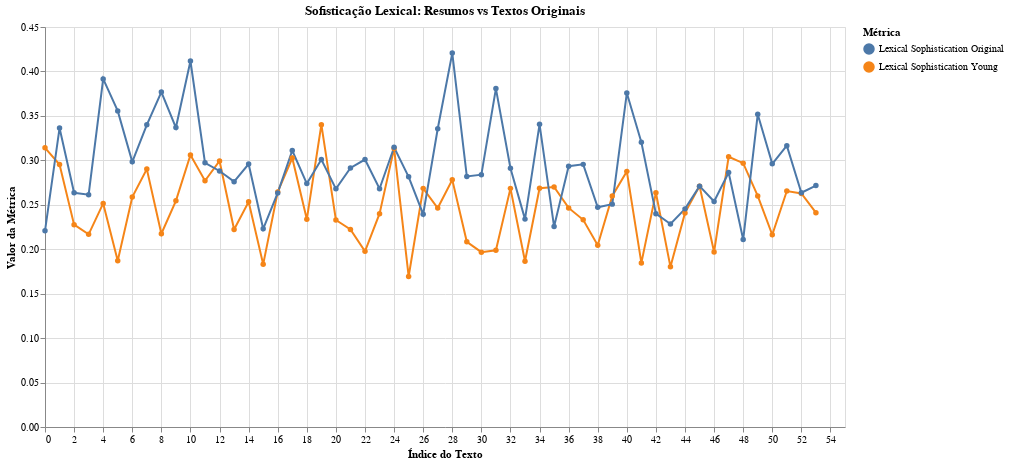
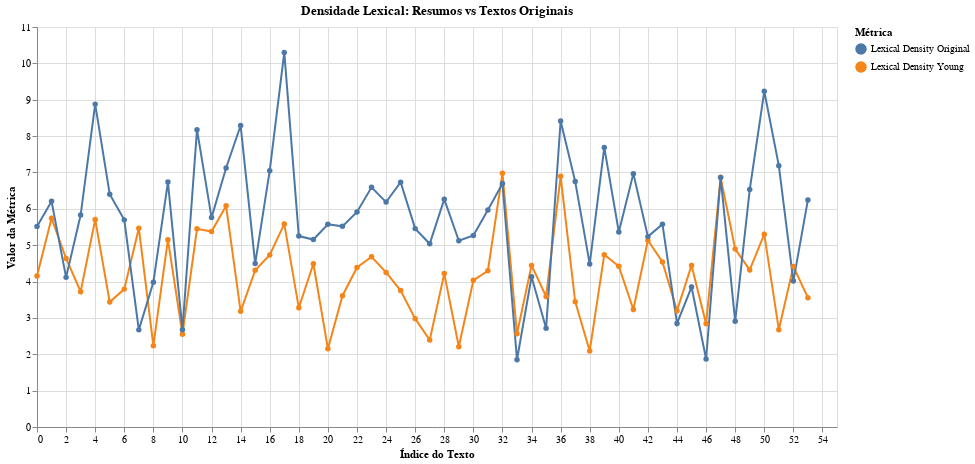

Write notebook code for charts like these, in order.
### Markdown cell above
## **Gráfico de comparação das métricas**

### Code cell
import pandas as pd
import altair as alt

# Lista de métricas a serem analisadas
metrics_sophistication = [
    'lexical_sophistication_young', 'lexical_sophistication_original'
]

metrics_density = [
    'lexical_density_young', 'lexical_density_original'
]

# Verificar se todas as métricas estão presentes no DataFrame
missing_metrics_sophistication = [metric for metric in metrics_sophistication if metric not in df.columns]
missing_metrics_density = [metric for metric in metrics_density if metric not in df.columns]

if missing_metrics_sophistication:
    print(f"Atenção: As seguintes métricas de sofisticação estão ausentes no DataFrame e não serão incluídas nos gráficos: {missing_metrics_sophistication}")
if missing_metrics_density:
    print(f"Atenção: As seguintes métricas de densidade estão ausentes no DataFrame e não serão incluídas nos gráficos: {missing_metrics_density}")

# Filtrar apenas as métricas disponíveis no DataFrame
available_metrics_sophistication = [metric for metric in metrics_sophistication if metric in df.columns]
available_metrics_density = [metric for metric in metrics_density if metric in df.columns]

# Verificar se há métricas disponíveis para plotar
if not available_metrics_sophistication and not available_metrics_density:
    raise ValueError("Nenhuma métrica disponível para gerar gráficos.")

# Reorganizando o DataFrame para formato "long" para sofisticação
df_long_sophistication = pd.melt(
    df.reset_index(),
    id_vars=['index', 'abstract_young_minds', 'abstract_original_source'],
    value_vars=available_metrics_sophistication,
    var_name='Métrica',
    value_name='Valor'
)

# Reorganizando o DataFrame para formato "long" para densidade
df_long_density = pd.melt(
    df.reset_index(),
    id_vars=['index', 'abstract_young_minds', 'abstract_original_source'],
    value_vars=available_metrics_density,
    var_name='Métrica',
    value_name='Valor'
)

# Ajustando os rótulos para melhor visualização
df_long_sophistication['Métrica'] = df_long_sophistication['Métrica'].replace({
    'lexical_sophistication_young': 'Lexical Sophistication Young',
    'lexical_sophistication_original': 'Lexical Sophistication Original'
})

df_long_density['Métrica'] = df_long_density['Métrica'].replace({
    'lexical_density_young': 'Lexical Density Young',
    'lexical_density_original': 'Lexical Density Original'
})

# Adicionando uma coluna com o texto condicional para o tooltip
df_long_sophistication['Resumo'] = df_long_sophistication.apply(
    lambda row: row['abstract_young_minds'] if 'Young' in row['Métrica'] else row['abstract_original_source'], axis=1
)

df_long_density['Resumo'] = df_long_density.apply(
    lambda row: row['abstract_young_minds'] if 'Young' in row['Métrica'] else row['abstract_original_source'], axis=1
)

# Criando um seletor de filtros interativos
selector = alt.selection_multi(fields=['Métrica'], bind='legend')

# Gráfico para Sofisticação Lexical
chart_sophistication = alt.Chart(df_long_sophistication).mark_line(point=True).encode(
    x=alt.X('index:Q', title='Índice do Texto'),
    y=alt.Y('Valor:Q', title='Valor da Métrica'),
    color=alt.Color('Métrica:N', title='Métrica'),
    tooltip=[
        alt.Tooltip('Métrica:N', title='Métrica'),
        alt.Tooltip('Valor:Q', title='Valor', format=".2f"),
        alt.Tooltip('Resumo:N', title='Texto Correspondente')
    ],
    opacity=alt.condition(selector, alt.value(1), alt.value(0.2))
).properties(
    title="Sofisticação Lexical: Resumos vs Textos Originais",
    width=800,
    height=400
).add_selection(selector)

# Gráfico para Densidade Lexical
chart_density = alt.Chart(df_long_density).mark_line(point=True).encode(
    x=alt.X('index:Q', title='Índice do Texto'),
    y=alt.Y('Valor:Q', title='Valor da Métrica'),
    color=alt.Color('Métrica:N', title='Métrica'),
    tooltip=[
        alt.Tooltip('Métrica:N', title='Métrica'),
        alt.Tooltip('Valor:Q', title='Valor', format=".2f"),
        alt.Tooltip('Resumo:N', title='Texto Correspondente')
    ],
    opacity=alt.condition(selector, alt.value(1), alt.value(0.2))
).properties(
    title="Densidade Lexical: Resumos vs Textos Originais",
    width=800,
    height=400
).add_selection(selector)

# Exibir os gráficos
chart_sophistication.display()
chart_density.display()
